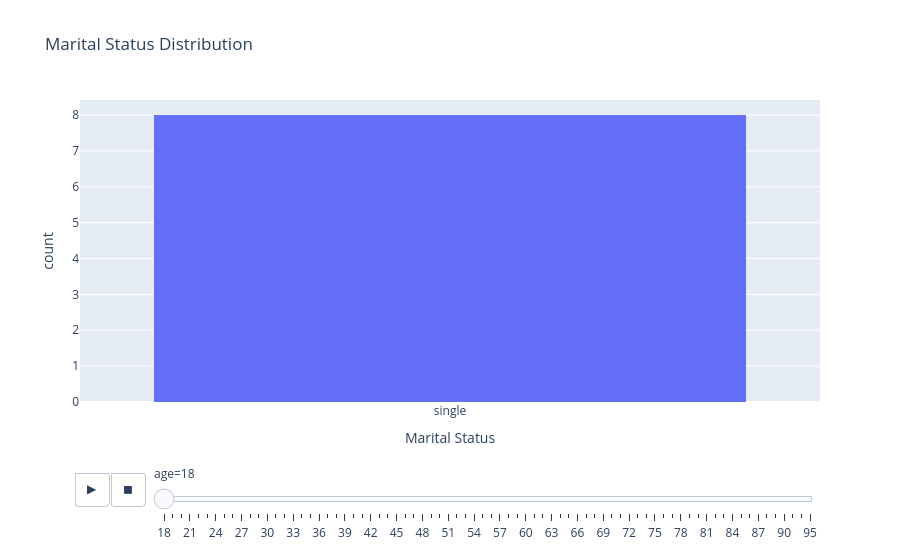

Notebook source saved alongside this figure:
### Markdown cell above
### **4. Visualize marital status distribution.**

### Code cell
histData = data.sort_values(by="age")
maritalHist = px.histogram(histData,
                            x="marital",
                            labels={"marital":"Marital Status"},
                            title="Marital Status Distribution",
                            animation_frame="age")
maritalHist.show()

### Figure 1 — Plotly figure (JSON) as saved in the notebook; plotly's stock layout.template omitted (floating-point values rounded to 4 significant figures)
{"data": [{"bingroup": "x", "hovertemplate": "age=18<br>Marital Status=%{x}<br>count=%{y}<extra></extra>", "legendgroup": "", "marker": {"color": "#636efa", "pattern": {"shape": ""}}, "name": "", "orientation": "v", "showlegend": false, "type": "histogram", "x": ["single", "single", "single", "single", "single", "single", "single", "single"], "xaxis": "x", "yaxis": "y"}], "layout": {"barmode": "relative", "legend": {"tracegroupgap": 0}, "sliders": [{"active": 0, "currentvalue": {"prefix": "age="}, "len": 0.9, "pad": {"b": 10, "t": 60}, "steps": [{"args": [["18"], {"frame": {"duration": 0, "redraw": true}, "fromcurrent": true, "mode": "immediate", "transition": {"duration": 0, "easing": "linear"}}], "label": "18", "method": "animate"}, {"args": [["19"], {"frame": {"duration": 0, "redraw": true}, "fromcurrent": true, "mode": "immediate", "transition": {"duration": 0, "easing": "linear"}}], "label": "19", "method": "animate"}, {"args": [["20"], {"frame": {"duration": 0, "redraw": true}, "fromcurrent": true, "mode": "immediate", "transition": {"duration": 0, "easing": "linear"}}], "label": "20", "method": "animate"}, {"args": [["21"], {"frame": {"duration": 0, "redraw": true}, "fromcurrent": true, "mode": "immediate", "transition": {"duration": 0, "easing": "linear"}}], "label": "21", "method": "animate"}, {"args": [["22"], {"frame": {"duration": 0, "redraw": true}, "fromcurrent": true, "mode": "immediate", "transition": {"duration": 0, "easing": "linear"}}], "label": "22", "method": "animate"}, {"args": [["23"], {"frame": {"duration": 0, "redraw": true}, "fromcurrent": true, "mode": "immediate", "transition": {"duration": 0, "easing": "linear"}}], "label": "23", "method": "animate"}, {"args": [["24"], {"frame": {"duration": 0, "redraw": true}, "fromcurrent": true, "mode": "immediate", "transition": {"duration": 0, "easing": "linear"}}], "label": "24", "method": "animate"}, {"args": [["25"], {"frame": {"duration": 0, "redraw": true}, "fromcurrent": true, "mode": "immediate", "transition": {"duration": 0, "easing": "linear"}}], "label": "25", "method": "animate"}, {"args": [["26"], {"frame": {"duration": 0, "redraw": true}, "fromcurrent": true, "mode": "immediate", "transition": {"duration": 0, "easing": "linear"}}], "label": "26", "method": "animate"}, {"args": [["27"], {"frame": {"duration": 0, "redraw": true}, "fromcurrent": true, "mode": "immediate", "transition": {"duration": 0, "easing": "linear"}}], "label": "27", "method": "animate"}, {"args": [["28"], {"frame": {"duration": 0, "redraw": true}, "fromcurrent": true, "mode": "immediate", "transition": {"duration": 0, "easing": "linear"}}], "label": "28", "method": "animate"}, {"args": [["29"], {"frame": {"duration": 0, "redraw": true}, "fromcurrent": true, "mode": "immediate", "transition": {"duration": 0, "easing": "linear"}}], "label": "29", "method": "animate"}, {"args": [["30"], {"frame": {"duration": 0, "redraw": true}, "fromcurrent": true, "mode": "immediate", "transition": {"duration": 0, "easing": "linear"}}], "label": "30", "method": "animate"}, {"args": [["31"], {"frame": {"duration": 0, "redraw": true}, "fromcurrent": true, "mode": "immediate", "transition": {"duration": 0, "easing": "linear"}}], "label": "31", "method": "animate"}, {"args": [["32"], {"frame": {"duration": 0, "redraw": true}, "fromcurrent": true, "mode": "immediate", "transition": {"duration": 0, "easing": "linear"}}], "label": "32", "method": "animate"}, {"args": [["33"], {"frame": {"duration": 0, "redraw": true}, "fromcurrent": true, "mode": "immediate", "transition": {"duration": 0, "easing": "linear"}}], "label": "33", "method": "animate"}, {"args": [["34"], {"frame": {"duration": 0, "redraw": true}, "fromcurrent": true, "mode": "immediate", "transition": {"duration": 0, "easing": "linear"}}], "label": "34", "method": "animate"}, {"args": [["35"], {"frame": {"duration": 0, "redraw": true}, "fromcurrent": true, "mode": "immediate", "transition": {"duration": 0, "easing": "linear"}}], "label": "35", "method": "animate"}, {"args": [["36"], {"frame": {"duration": 0, "redraw": true}, "fromcurrent": true, "mode": "immediate", "transition": {"duration": 0, "easing": "linear"}}], "label": "36", "method": "animate"}, {"args": [["37"], {"frame": {"duration": 0, "redraw": true}, "fromcurrent": true, "mode": "immediate", "transition": {"duration": 0, "easing": "linear"}}], "label": "37", "method": "animate"}, {"args": [["38"], {"frame": {"duration": 0, "redraw": true}, "fromcurrent": true, "mode": "immediate", "transition": {"duration": 0, "easing": "linear"}}], "label": "38", "method": "animate"}, {"args": [["39"], {"frame": {"duration": 0, "redraw": true}, "fromcurrent": true, "mode": "immediate", "transition": {"duration": 0, "easing": "linear"}}], "label": "39", "method": "animate"}, {"args": [["40"], {"frame": {"duration": 0, "redraw": true}, "fromcurrent": true, "mode": "immediate", "transition": {"duration": 0, "easing": "linear"}}], "label": "40", "method": "animate"}, {"args": [["41"], {"frame": {"duration": 0, "redraw": true}, "fromcurrent": true, "mode": "immediate", "transition": {"duration": 0, "easing": "linear"}}], "label": "41", "method": "animate"}, {"args": [["42"], {"frame": {"duration": 0, "redraw": true}, "fromcurrent": true, "mode": "immediate", "transition": {"duration": 0, "easing": "linear"}}], "label": "42", "method": "animate"}, {"args": [["43"], {"frame": {"duration": 0, "redraw": true}, "fromcurrent": true, "mode": "immediate", "transition": {"duration": 0, "easing": "linear"}}], "label": "43", "method": "animate"}, {"args": [["44"], {"frame": {"duration": 0, "redraw": true}, "fromcurrent": true, "mode": "immediate", "transition": {"duration": 0, "easing": "linear"}}], "label": "44", "method": "animate"}, {"args": [["45"], {"frame": {"duration": 0, "redraw": true}, "fromcurrent": true, "mode": "immediate", "transition": {"duration": 0, "easing": "linear"}}], "label": "45", "method": "animate"}, {"args": [["46"], {"frame": {"duration": 0, "redraw": true}, "fromcurrent": true, "mode": "immediate", "transition": {"duration": 0, "easing": "linear"}}], "label": "46", "method": "animate"}, {"args": [["47"], {"frame": {"duration": 0, "redraw": true}, "fromcurrent": true, "mode": "immediate", "transition": {"duration": 0, "easing": "linear"}}], "label": "47", "method": "animate"}, {"args": [["48"], {"frame": {"duration": 0, "redraw": true}, "fromcurrent": true, "mode": "immediate", "transition": {"duration": 0, "easing": "linear"}}], "label": "48", "method": "animate"}, {"args": [["49"], {"frame": {"duration": 0, "redraw": true}, "fromcurrent": true, "mode": "immediate", "transition": {"duration": 0, "easing": "linear"}}], "label": "49", "method": "animate"}, {"args": [["50"], {"frame": {"duration": 0, "redraw": true}, "fromcurrent": true, "mode": "immediate", "transition": {"duration": 0, "easing": "linear"}}], "label": "50", "method": "animate"}, {"args": [["51"], {"frame": {"duration": 0, "redraw": true}, "fromcurrent": true, "mode": "immediate", "transition": {"duration": 0, "easing": "linear"}}], "label": "51", "method": "animate"}, {"args": [["52"], {"frame": {"duration": 0, "redraw": true}, "fromcurrent": true, "mode": "immediate", "transition": {"duration": 0, "easing": "linear"}}], "label": "52", "method": "animate"}, {"args": [["53"], {"frame": {"duration": 0, "redraw": true}, "fromcurrent": true, "mode": "immediate", "transition": {"duration": 0, "easing": "linear"}}], "label": "53", "method": "animate"}, {"args": [["54"], {"frame": {"duration": 0, "redraw": true}, "fromcurrent": true, "mode": "immediate", "transition": {"duration": 0, "easing": "linear"}}], "label": "54", "method": "animate"}, {"args": [["55"], {"frame": {"duration": 0, "redraw": true}, "fromcurrent": true, "mode": "immediate", "transition": {"duration": 0, "easing": "linear"}}], "label": "55", "method": "animate"}, {"args": [["56"], {"frame": {"duration": 0, "redraw": true}, "fromcurrent": true, "mode": "immediate", "transition": {"duration": 0, "easing": "linear"}}], "label": "56", "method": "animate"}, {"args": [["57"], {"frame": {"duration": 0, "redraw": true}, "fromcurrent": true, "mode": "immediate", "transition": {"duration": 0, "easing": "linear"}}], "label": "57", "method": "animate"}, {"args": [["58"], {"frame": {"duration": 0, "redraw": true}, "fromcurrent": true, "mode": "immediate", "transition": {"duration": 0, "easing": "linear"}}], "label": "58", "method": "animate"}, {"args": [["59"], {"frame": {"duration": 0, "redraw": true}, "fromcurrent": true, "mode": "immediate", "transition": {"duration": 0, "easing": "linear"}}], "label": "59", "method": "animate"}, {"args": [["60"], {"frame": {"duration": 0, "redraw": true}, "fromcurrent": true, "mode": "immediate", "transition": {"duration": 0, "easing": "linear"}}], "label": "60", "method": "animate"}, {"args": [["61"], {"frame": {"duration": 0, "redraw": true}, "fromcurrent": true, "mode": "immediate", "transition": {"duration": 0, "easing": "linear"}}], "label": "61", "method": "animate"}, {"args": [["62"], {"frame": {"duration": 0, "redraw": true}, "fromcurrent": true, "mode": "immediate", "transition": {"duration": 0, "easing": "linear"}}], "label": "62", "method": "animate"}, {"args": [["63"], {"frame": {"duration": 0, "redraw": true}, "fromcurrent": true, "mode": "immediate", "transition": {"duration": 0, "easing": "linear"}}], "label": "63", "method": "animate"}, {"args": [["64"], {"frame": {"duration": 0, "redraw": true}, "fromcurrent": true, "mode": "immediate", "transition": {"duration": 0, "easing": "linear"}}], "label": "64", "method": "animate"}, {"args": [["65"], {"frame": {"duration": 0, "redraw": true}, "fromcurrent": true, "mode": "immediate", "transition": {"duration": 0, "easing": "linear"}}], "label": "65", "method": "animate"}, {"args": [["66"], {"frame": {"duration": 0, "redraw": true}, "fromcurrent": true, "mode": "immediate", "transition": {"duration": 0, "easing": "linear"}}], "label": "66", "method": "animate"}, {"args": [["67"], {"frame": {"duration": 0, "redraw": true}, "fromcurrent": true, "mode": "immediate", "transition": {"duration": 0, "easing": "linear"}}], "label": "67", "method": "animate"}, {"args": [["68"], {"frame": {"duration": 0, "redraw": true}, "fromcurrent": true, "mode": "immediate", "transition": {"duration": 0, "easing": "linear"}}], "label": "68", "method": "animate"}, {"args": [["69"], {"frame": {"duration": 0, "redraw": true}, "fromcurrent": true, "mode": "immediate", "transition": {"duration": 0, "easing": "linear"}}], "label": "69", "method": "animate"}, {"args": [["70"], {"frame": {"duration": 0, "redraw": true}, "fromcurrent": true, "mode": "immediate", "transition": {"duration": 0, "easing": "linear"}}], "label": "70", "method": "animate"}, {"args": [["71"], {"frame": {"duration": 0, "redraw": true}, "fromcurrent": true, "mode": "immediate", "transition": {"duration": 0, "easing": "linear"}}], "label": "71", "method": "animate"}, {"args": [["72"], {"frame": {"duration": 0, "redraw": true}, "fromcurrent": true, "mode": "immediate", "transition": {"duration": 0, "easing": "linear"}}], "label": "72", "method": "animate"}, {"args": [["73"], {"frame": {"duration": 0, "redraw": true}, "fromcurrent": true, "mode": "immediate", "transition": {"duration": 0, "easing": "linear"}}], "label": "73", "method": "animate"}, {"args": [["74"], {"frame": {"duration": 0, "redraw": true}, "fromcurrent": true, "mode": "immediate", "transition": {"duration": 0, "easing": "linear"}}], "label": "74", "method": "animate"}, {"args": [["75"], {"frame": {"duration": 0, "redraw": true}, "fromcurrent": true, "mode": "immediate", "transition": {"duration": 0, "easing": "linear"}}], "label": "75", "method": "animate"}, {"args": [["76"], {"frame": {"duration": 0, "redraw": true}, "fromcurrent": true, "mode": "immediate", "transition": {"duration": 0, "easing": "linear"}}], "label": "76", "method": "animate"}, {"args": [["77"], {"frame": {"duration": 0, "redraw": true}, "fromcurrent": true, "mode": "immediate", "transition": {"duration": 0, "easing": "linear"}}], "label": "77", "method": "animate"}, {"args": [["78"], {"frame": {"duration": 0, "redraw": true}, "fromcurrent": true, "mode": "immediate", "transition": {"duration": 0, "easing": "linear"}}], "label": "78", "method": "animate"}, {"args": [["79"], {"frame": {"duration": 0, "redraw": true}, "fromcurrent": true, "mode": "immediate", "transition": {"duration": 0, "easing": "linear"}}], "label": "79", "method": "animate"}, {"args": [["80"], {"frame": {"duration": 0, "redraw": true}, "fromcurrent": true, "mode": "immediate", "transition": {"duration": 0, "easing": "linear"}}], "label": "80", "method": "animate"}, {"args": [["81"], {"frame": {"duration": 0, "redraw": true}, "fromcurrent": true, "mode": "immediate", "transition": {"duration": 0, "easing": "linear"}}], "label": "81", "method": "animate"}, {"args": [["82"], {"frame": {"duration": 0, "redraw": true}, "fromcurrent": true, "mode": "immediate", "transition": {"duration": 0, "easing": "linear"}}], "label": "82", "method": "animate"}, {"args": [["83"], {"frame": {"duration": 0, "redraw": true}, "fromcurrent": true, "mode": "immediate", "transition": {"duration": 0, "easing": "linear"}}], "label": "83", "method": "animate"}, {"args": [["84"], {"frame": {"duration": 0, "redraw": true}, "fromcurrent": true, "mode": "immediate", "transition": {"duration": 0, "easing": "linear"}}], "label": "84", "method": "animate"}, {"args": [["85"], {"frame": {"duration": 0, "redraw": true}, "fromcurrent": true, "mode": "immediate", "transition": {"duration": 0, "easing": "linear"}}], "label": "85", "method": "animate"}, {"args": [["86"], {"frame": {"duration": 0, "redraw": true}, "fromcurrent": true, "mode": "immediate", "transition": {"duration": 0, "easing": "linear"}}], "label": "86", "method": "animate"}, {"args": [["87"], {"frame": {"duration": 0, "redraw": true}, "fromcurrent": true, "mode": "immediate", "transition": {"duration": 0, "easing": "linear"}}], "label": "87", "method": "animate"}, {"args": [["88"], {"frame": {"duration": 0, "redraw": true}, "fromcurrent": true, "mode": "immediate", "transition": {"duration": 0, "easing": "linear"}}], "label": "88", "method": "animate"}, {"args": [["89"], {"frame": {"duration": 0, "redraw": true}, "fromcurrent": true, "mode": "immediate", "transition": {"duration": 0, "easing": "linear"}}], "label": "89", "method": "animate"}, {"args": [["90"], {"frame": {"duration": 0, "redraw": true}, "fromcurrent": true, "mode": "immediate", "transition": {"duration": 0, "easing": "linear"}}], "label": "90", "method": "animate"}, {"args": [["92"], {"frame": {"duration": 0, "redraw": true}, "fromcurrent": true, "mode": "immediate", "transition": {"duration": 0, "easing": "linear"}}], "label": "92", "method": "animate"}, {"args": [["93"], {"frame": {"duration": 0, "redraw": true}, "fromcurrent": true, "mode": "immediate", "transition": {"duration": 0, "easing": "linear"}}], "label": "93", "method": "animate"}, {"args": [["95"], {"frame": {"duration": 0, "redraw": true}, "fromcurrent": true, "mode": "immediate", "transition": {"duration": 0, "easing": "linear"}}], "label": "95", "method": "animate"}], "x": 0.1, "xanchor": "left", "y": 0, "yanchor": "top"}], "title": {"text": "Marital Status Distribution"}, "updatemenus": [{"buttons": [{"args": [null, {"frame": {"duration": 500, "redraw": true}, "fromcurrent": true, "mode": "immediate", "transition": {"duration": 500, "easing": "linear"}}], "label": "&#9654;", "method": "animate"}, {"args": [[null], {"frame": {"duration": 0, "redraw": true}, "fromcurrent": true, "mode": "immediate", "transition": {"duration": 0, "easing": "linear"}}], "label": "&#9724;", "method": "animate"}], "direction": "left", "pad": {"r": 10, "t": 70}, "showactive": false, "type": "buttons", "x": 0.1, "xanchor": "right", "y": 0, "yanchor": "top"}], "xaxis": {"anchor": "y", "domain": [0, 1], "title": {"text": "Marital Status"}}, "yaxis": {"anchor": "x", "domain": [0, 1], "title": {"text": "count"}}}}
